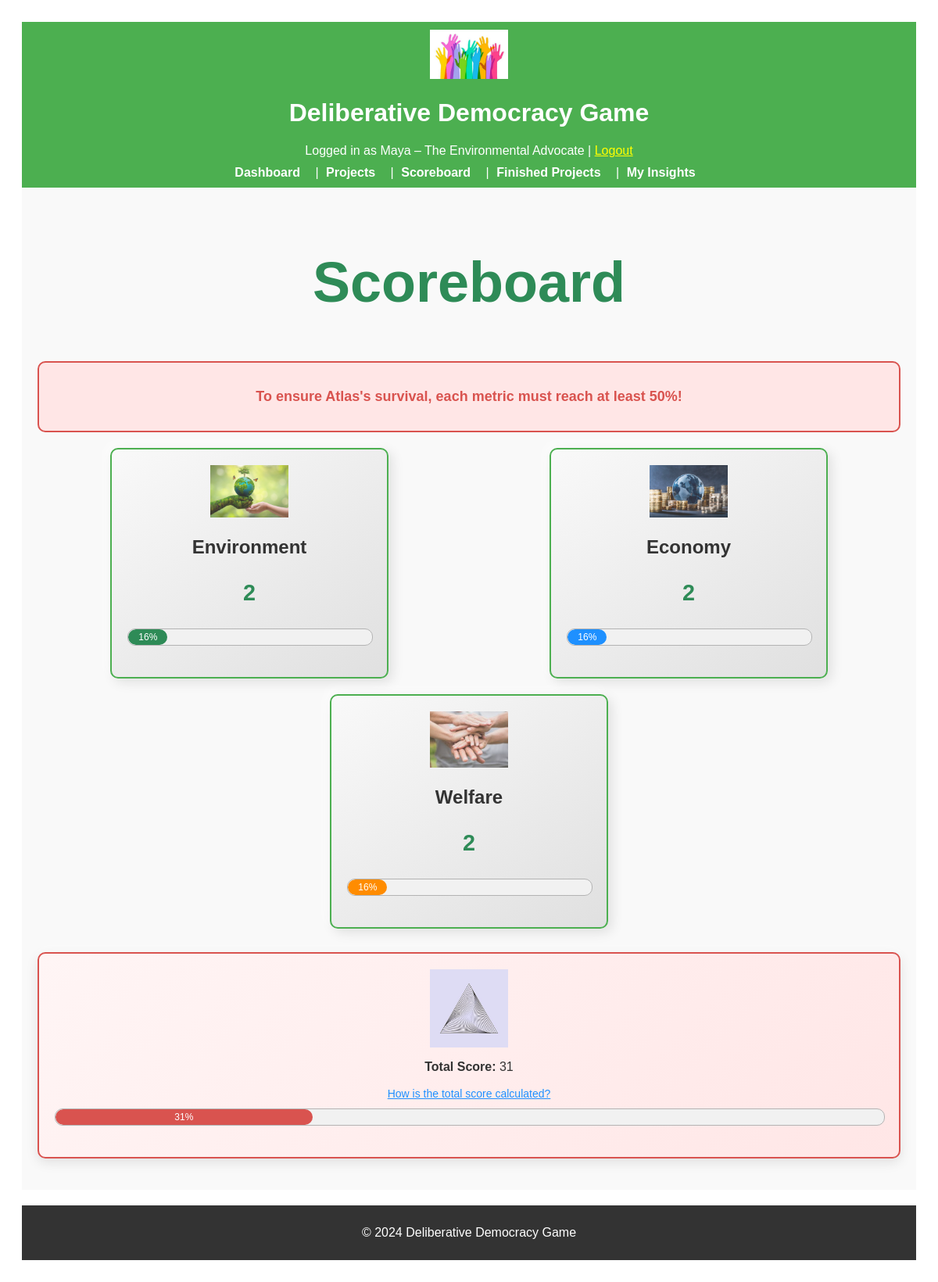
Page /scoreboard (signed in) on the committed database.
### app/models.py (models this page shows, shortened)
class User(UserMixin, db.Model):
    __tablename__ = "users"
    id = db.Column(db.Integer, primary_key=True)
    character_name = db.Column(db.String(64), unique=True, nullable=False)
    interests = db.Column(db.Text, nullable=True)
    utility_criteria = db.Column(db.Text, nullable=True)
    starting_resources = db.Column(db.Text, nullable=True)
    reading = db.Column(db.Text, nullable=True)
    environment = db.Column(db.Integer, default=0, nullable=True)
    money = db.Column(db.Integer, default=0, nullable=True)
    involvement = db.Column(db.Integer, default=0, nullable=True)
    welfare = db.Column(db.Integer, default=0, nullable=True)
    resources = db.relationship("Resource", backref="user", lazy=True)
    metrics = db.relationship("Metric", backref="user", lazy=True)

class CommonMetric(db.Model):
    __tablename__ = "common_metrics"
    id = db.Column(db.Integer, primary_key=True)
    type = db.Column(
        db.String(64), nullable=False
    )  # 'Environment', 'Economy', 'Welfare'
    value = db.Column(db.Integer, default=0, nullable=False)

### app/routes.py (the view)
@main.route("/scoreboard")
@login_required
def score_board():
    common_metrics = CommonMetric.query.all()
    return render_template(
        "score_board.html",
        metrics=common_metrics,
        calculate_total_score=calculate_total_score,
    )

### app/routes.py (called while the page is built)
@login_manager.user_loader
def load_user(user_id):
    return User.query.get(int(user_id))

### app/utils.py (called while the page is built)
def calculate_total_score(environment_score, economy_score, welfare_score):
    total_sum = environment_score + economy_score + welfare_score
    scores = [environment_score, economy_score, welfare_score]
    mean_score = total_sum / 3
    balance_penalty = sum((score - mean_score) ** 2 for score in scores) / 3
    balance_score = max(0, 100 - balance_penalty)
    total_score = (total_sum / 3) * 0.7 + balance_score * 0.3  # Weighted combination
    return min(100, max(0, int(total_score)))

### app/templates/score_board.html (shortened to what this page needs)
{% extends "base.html" %}
{% block content %}
<div class="scoreboard-header">
    <h2>Scoreboard</h2>
</div>
<div class="survival-message">
    <p>To ensure Atlas's survival, each metric must reach at least 50%!</p>
</div>
<div class="scoreboard-metrics">
    {% for metric in metrics %}
    <div class="metric-card">
        <img src="{{ url_for('static', filename='images/' + metric.type | lower + '.png') }}"
            alt="{{ metric.type }} icon" class="metric-icon">
        <div class="metric-info">
            <h3>{{ metric.type }}</h3>
            <p class="metric-value">{{ metric.value }}</p>
        </div>
        <div class="progress-bar-container">
            <div class="progress-bar {{ metric.type | lower }}"
                style="width: {{ 8 * metric.value }}%; max-width: 100%;">
                {{ 8 * metric.value }}%
            </div>
        </div>
    </div>
    {% endfor %}
</div>
<div class="total-score-section">
    {% set total_score = calculate_total_score(metrics[0].value, metrics[1].value, metrics[2].value) %}
    <div class="total-score-card full-width-box">
        <div class="metric-info">
            <img src="{{ url_for('static', filename='images/total_score.png') }}" alt="Total Score icon"
                class="metric-icon">
            <p><strong>Total Score:</strong> {{ total_score }}</p>
            <a href="{{ url_for('main.total_score_info') }}" class="info-link">How is the total score calculated?</a>
        </div>
        <div class="progress-bar-container full-width-progress">
            <div class="progress-bar total" style="width: {{ total_score }}%; max-width: 100%;">
                {{ total_score }}%
            </div>
        </div>
    </div>
</div>
{% endblock %}

### app/templates/base.html (shortened to what this page needs)
<!DOCTYPE html>
<html lang="en">
<head>
    <link rel="stylesheet" href="{{ url_for('static', filename='css/styles.css') }}">
</head>
<body>
    <header style="background-color: #4CAF50; padding: 10px; color: white; text-align: center;">
        <img src="{{ url_for('static', filename='images/logo.png') }}" alt="Game Logo"
            style="width: 100px; height: auto;">
        <h1>Deliberative Democracy Game</h1>
        {% if current_user.is_authenticated %}
        <p style="margin: 0;">Logged in as {{ current_user.character_name }} | <a href="{{ url_for('main.logout') }}"
                style="color: yellow;">Logout</a></p>
        {% endif %}
        <nav style="margin-top: 10px;">
            <a href="{{ url_for('main.dashboard') }}" style="color: white; padding: 5px;">Dashboard</a> |
            <a href="{{ url_for('main.project_list') }}" style="color: white; padding: 5px;">Projects</a> |
            <a href="{{ url_for('main.score_board') }}" style="color: white; padding: 5px;">Scoreboard</a> |
            <a href="{{ url_for('main.finished_projects') }}" style="color: white; padding: 5px;">Finished Projects</a>
            |
            <a href="{{ url_for('main.insight') }}" style="color: white; padding: 5px;">My Insights</a>
        </nav>
    </header>
    <main style="padding: 20px; background-color: #f9f9f9;">
        {% block content %}{% endblock %}
    </main>
    <footer style="background-color: #333; color: white; text-align: center; padding: 10px; margin-top: 20px;">
        <p>&copy; 2024 Deliberative Democracy Game</p>
    </footer>
</body>
</html>

### app/static/css/styles.css (style rules this page uses)
header { background-color: #4CAF50; color: white; padding: 15px; text-align: center; }
nav a { color: white; text-decoration: none; margin-right: 10px; font-weight: bold; }
footer { background-color: #333; color: white; text-align: center; padding: 10px; margin-top: 20px; }
.progress-bar-container { width: 100%; background-color: #e0e0e0; border-radius: 8px; margin-bottom: 20px; overflow: hidden; position: relative; border: 1px solid #b3b3b3; }
.scoreboard-header { text-align: center; color: #4CAF50; margin-bottom: 20px; }
.scoreboard-metrics { display: flex; flex-wrap: wrap; gap: 20px; justify-content: space-around; }
.metric-card { position: relative; border: 2px solid #4CAF50; border-radius: 10px; padding: 30px 15px; background-color: #f9f9f9; text-align: center; width: calc(30% - 20px); box-shadow: 2px 2px 5px rgba(0, 0, 0, 0.1); overflow: hidden; }
.metric-card h3 { font-size: 20px; margin-bottom: 5px; color: #333; }
.metric-info { position: relative; z-index: 2; color: #333; }
.metric-value { font-size: 24px; color: #555; font-weight: bold; }
.metric-icon { width: 300px; height: auto; opacity: 0.8; margin-bottom: 10px; display: block; margin-left: auto; margin-right: auto; }
.full-width-box { border: 2px solid #d9534f; background-color: rgba(217, 83, 79, 0.1); padding: 20px; border-radius: 10px; text-align: center; box-shadow: 2px 2px 10px rgba(0, 0, 0, 0.1); }
.full-width-progress { width: 100%; margin-top: 15px; }
.total-score-section { margin-top: 30px; width: 100%; }
.total-score-card { background-color: #ffe6e6; border: 2px solid #d9534f; border-radius: 10px; padding: 20px; text-align: center; width: 100%; box-sizing: border-box; margin-bottom: 20px; box-shadow: 2px 2px 5px rgba(0, 0, 0, 0.1); }
.info-link { color: #1e90ff; text-decoration: underline; font-size: 14px; }
.progress-bar { height: 20px; border-radius: 8px; text-align: center; color: white; font-size: 12px; line-height: 20px; width: 0; transition: width 1s ease-in-out; }
.progress-bar.environment { background-color: #2e8b57; }
.progress-bar.economy { background-color: #1e90ff; }
.progress-bar.welfare { background-color: #ff8c00; }
.progress-bar.total { background-color: #d9534f; }
.metric-value { color: #007bff; font-weight: bold; }

### app/templates/score_board.html (style rules this page uses)
.scoreboard-header { text-align: center; font-size: 3rem; color: #2e8b57; margin-bottom: 20px; animation: headerGlow 3s infinite alternate; }
.survival-message { background-color: #ffe6e6; border: 2px solid #d9534f; border-radius: 10px; padding: 15px; margin-bottom: 20px; text-align: center; font-size: 18px; color: #d9534f; font-weight: bold; animation: fadeIn 2s; }
.metric-card { background: linear-gradient(145deg, #f9f9f9, #e0e0e0); border: 2px solid #4CAF50; border-radius: 10px; padding: 20px; box-shadow: 5px 5px 15px rgba(0, 0, 0, 0.1), -5px -5px 15px rgba(255, 255, 255, 0.7); transition: transform 0.3s, box-shadow 0.3s; }
.metric-icon { width: 100px; height: auto; margin-bottom: 15px; animation: rotateIcon 6s linear infinite; }
.progress-bar-container { background-color: #f1f1f1; border-radius: 10px; margin-top: 10px; overflow: hidden; height: 20px; }
.progress-bar { height: 20px; text-align: center; line-height: 20px; color: white; border-radius: 10px; animation: growBar 1s ease-out; }
.progress-bar.environment { background-color: #2e8b57; }
.progress-bar.economy { background-color: #1e90ff; }
.progress-bar.welfare { background-color: #ff8c00; }
.progress-bar.total { background-color: #d9534f; }
.total-score-card { background: linear-gradient(135deg, #fff5f5, #ffe6e6); border: 2px solid #d9534f; border-radius: 10px; padding: 20px; box-shadow: 0 5px 15px rgba(0, 0, 0, 0.1), 0 -5px 15px rgba(255, 255, 255, 0.5); text-align: center; margin-top: 30px; }
.metric-info h3 { font-size: 1.5rem; color: #333; }
.metric-value { font-size: 1.8rem; color: #2e8b57; font-weight: bold; }

### rows in the picture
User: character_name "Maya – The Environmental Advocate"
CommonMetric: shows a picture, type "Environment", value "2", 8*metric.value "16"
CommonMetric: shows a picture, type "Economy", value "2", 8*metric.value "16"
CommonMetric: shows a picture, type "Welfare", value "2", 8*metric.value "16"

### other values in the picture
{{ total_score }} "31"
